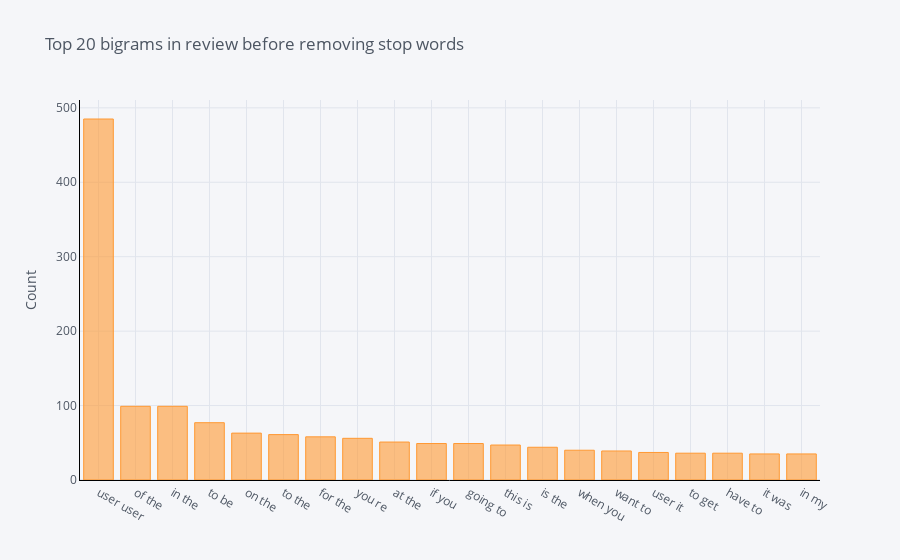

Write notebook code for a chart like this one.
### Code cell
df3.groupby('ReviewText').sum()['count'].sort_values(ascending=False).iplot(
    kind='bar', yTitle='Count', linecolor='black', title='Top 20 bigrams in review before removing stop words')

### Figure 1 — Plotly figure (JSON) as saved in the notebook; plotly's stock layout.template omitted (floating-point values rounded to 4 significant figures)
{"data": [{"name": "count", "text": "", "y": [485, 99, 99, 77, 63, 61, 58, 56, 51, 49, 49, 47, 44, 40, 39, 37, 36, 36, 35, 35], "marker": {"color": "rgba(255, 153, 51, 0.6)", "line": {"color": "rgba(255, 153, 51, 1.0)", "width": 1}}, "x": ["user user", "of the", "in the", "to be", "on the", "to the", "for the", "you re", "at the", "if you", "going to", "this is", "is the", "when you", "want to", "user it", "to get", "have to", "it was", "in my"], "type": "bar", "orientation": "v"}], "layout": {"title": {"text": "Top 20 bigrams in review before removing stop words", "font": {"color": "#4D5663"}}, "paper_bgcolor": "#F5F6F9", "plot_bgcolor": "#F5F6F9", "yaxis": {"tickfont": {"color": "#4D5663"}, "title": {"text": "Count", "font": {"color": "#4D5663"}}, "showgrid": true, "zerolinecolor": "#E1E5ED", "gridcolor": "#E1E5ED", "linecolor": "black"}, "xaxis": {"tickfont": {"color": "#4D5663"}, "title": {"text": "", "font": {"color": "#4D5663"}}, "showgrid": true, "zerolinecolor": "#E1E5ED", "gridcolor": "#E1E5ED", "linecolor": "black"}, "legend": {"bgcolor": "#F5F6F9", "font": {"color": "#4D5663"}}}}
